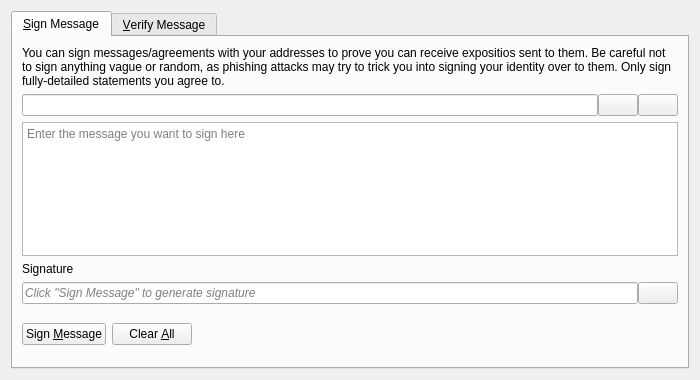
<?xml version="1.0" encoding="UTF-8"?>
<ui version="4.0">
 <class>SignVerifyMessageDialog</class>
 <widget class="QDialog" name="SignVerifyMessageDialog">
  <property name="geometry">
   <rect>
    <x>0</x>
    <y>0</y>
    <width>700</width>
    <height>380</height>
   </rect>
  </property>
  <property name="windowTitle">
   <string>Signatures - Sign / Verify a Message</string>
  </property>
  <property name="modal">
   <bool>true</bool>
  </property>
  <layout class="QVBoxLayout" name="verticalLayout">
   <item>
    <widget class="QTabWidget" name="tabWidget">
     <property name="currentIndex">
      <number>0</number>
     </property>
     <widget class="QWidget" name="tabSignMessage">
      <attribute name="title">
       <string>&amp;Sign Message</string>
      </attribute>
      <layout class="QVBoxLayout" name="verticalLayout_SM">
       <item>
        <widget class="QLabel" name="infoLabel_SM">
         <property name="text">
          <string>You can sign messages/agreements with your addresses to prove you can receive expositios sent to them. Be careful not to sign anything vague or random, as phishing attacks may try to trick you into signing your identity over to them. Only sign fully-detailed statements you agree to.</string>
         </property>
         <property name="textFormat">
          <enum>Qt::PlainText</enum>
         </property>
         <property name="wordWrap">
          <bool>true</bool>
         </property>
        </widget>
       </item>
       <item>
        <layout class="QHBoxLayout" name="horizontalLayout_1_SM">
         <property name="spacing">
          <number>0</number>
         </property>
         <item>
          <widget class="QValidatedLineEdit" name="addressIn_SM">
           <property name="toolTip">
            <string>The Expositio address to sign the message with</string>
           </property>
          </widget>
         </item>
         <item>
          <widget class="QPushButton" name="addressBookButton_SM">
           <property name="toolTip">
            <string>Choose previously used address</string>
           </property>
           <property name="text">
            <string/>
           </property>
           <property name="icon">
            <iconset resource="../expositio.qrc">
             <normaloff>:/icons/address-book</normaloff>:/icons/address-book</iconset>
           </property>
           <property name="shortcut">
            <string>Alt+A</string>
           </property>
           <property name="autoDefault">
            <bool>false</bool>
           </property>
          </widget>
         </item>
         <item>
          <widget class="QPushButton" name="pasteButton_SM">
           <property name="toolTip">
            <string>Paste address from clipboard</string>
           </property>
           <property name="text">
            <string/>
           </property>
           <property name="icon">
            <iconset resource="../expositio.qrc">
             <normaloff>:/icons/editpaste</normaloff>:/icons/editpaste</iconset>
           </property>
           <property name="shortcut">
            <string>Alt+P</string>
           </property>
           <property name="autoDefault">
            <bool>false</bool>
           </property>
          </widget>
         </item>
        </layout>
       </item>
       <item>
        <widget class="QPlainTextEdit" name="messageIn_SM">
         <property name="toolTip">
          <string>Enter the message you want to sign here</string>
         </property>
         <property name="placeholderText">
          <string>Enter the message you want to sign here</string>
         </property>
        </widget>
       </item>
       <item>
        <widget class="QLabel" name="signatureLabel_SM">
         <property name="text">
          <string>Signature</string>
         </property>
         <property name="textFormat">
          <enum>Qt::PlainText</enum>
         </property>
        </widget>
       </item>
       <item>
        <layout class="QHBoxLayout" name="horizontalLayout_2_SM">
         <property name="spacing">
          <number>0</number>
         </property>
         <item>
          <widget class="QLineEdit" name="signatureOut_SM">
           <property name="placeholderText">
            <string>Click "Sign Message" to generate signature</string>
           </property>
           <property name="font">
            <font>
             <italic>true</italic>
            </font>
           </property>
           <property name="readOnly">
            <bool>true</bool>
           </property>
          </widget>
         </item>
         <item>
          <widget class="QPushButton" name="copySignatureButton_SM">
           <property name="toolTip">
            <string>Copy the current signature to the system clipboard</string>
           </property>
           <property name="text">
            <string/>
           </property>
           <property name="icon">
            <iconset resource="../expositio.qrc">
             <normaloff>:/icons/editcopy</normaloff>:/icons/editcopy</iconset>
           </property>
           <property name="autoDefault">
            <bool>false</bool>
           </property>
          </widget>
         </item>
        </layout>
       </item>
       <item>
        <layout class="QHBoxLayout" name="horizontalLayout_3_SM">
         <item>
          <widget class="QPushButton" name="signMessageButton_SM">
           <property name="toolTip">
            <string>Sign the message to prove you own this Expositio address</string>
           </property>
           <property name="text">
            <string>Sign &amp;Message</string>
           </property>
           <property name="icon">
            <iconset resource="../expositio.qrc">
             <normaloff>:/icons/edit</normaloff>:/icons/edit</iconset>
           </property>
           <property name="autoDefault">
            <bool>false</bool>
           </property>
          </widget>
         </item>
         <item>
          <widget class="QPushButton" name="clearButton_SM">
           <property name="toolTip">
            <string>Reset all sign message fields</string>
           </property>
           <property name="text">
            <string>Clear &amp;All</string>
           </property>
           <property name="icon">
            <iconset resource="../expositio.qrc">
             <normaloff>:/icons/remove</normaloff>:/icons/remove</iconset>
           </property>
           <property name="autoDefault">
            <bool>false</bool>
           </property>
          </widget>
         </item>
         <item>
          <spacer name="horizontalSpacer_1_SM">
           <property name="orientation">
            <enum>Qt::Horizontal</enum>
           </property>
           <property name="sizeHint" stdset="0">
            <size>
             <width>40</width>
             <height>48</height>
            </size>
           </property>
          </spacer>
         </item>
         <item>
          <widget class="QLabel" name="statusLabel_SM">
           <property name="font">
            <font>
             <weight>75</weight>
             <bold>true</bold>
            </font>
           </property>
           <property name="text">
            <string/>
           </property>
           <property name="wordWrap">
            <bool>true</bool>
           </property>
          </widget>
         </item>
         <item>
          <spacer name="horizontalSpacer_2_SM">
           <property name="orientation">
            <enum>Qt::Horizontal</enum>
           </property>
           <property name="sizeHint" stdset="0">
            <size>
             <width>40</width>
             <height>48</height>
            </size>
           </property>
          </spacer>
         </item>
        </layout>
       </item>
      </layout>
     </widget>
     <widget class="QWidget" name="tabVerifyMessage">
      <attribute name="title">
       <string>&amp;Verify Message</string>
      </attribute>
      <layout class="QVBoxLayout" name="verticalLayout_VM">
       <item>
        <widget class="QLabel" name="infoLabel_VM">
         <property name="text">
          <string>Enter the receiver's address, message (ensure you copy line breaks, spaces, tabs, etc. exactly) and signature below to verify the message. Be careful not to read more into the signature than what is in the signed message itself, to avoid being tricked by a man-in-the-middle attack. Note that this only proves the signing party receives with the address, it cannot prove sendership of any transaction!</string>
         </property>
         <property name="textFormat">
          <enum>Qt::PlainText</enum>
         </property>
         <property name="alignment">
          <set>Qt::AlignLeading|Qt::AlignLeft|Qt::AlignTop</set>
         </property>
         <property name="wordWrap">
          <bool>true</bool>
         </property>
        </widget>
       </item>
       <item>
        <layout class="QHBoxLayout" name="horizontalLayout_1_VM">
         <property name="spacing">
          <number>0</number>
         </property>
         <item>
          <widget class="QValidatedLineEdit" name="addressIn_VM">
           <property name="toolTip">
            <string>The Expositio address the message was signed with</string>
           </property>
          </widget>
         </item>
         <item>
          <widget class="QPushButton" name="addressBookButton_VM">
           <property name="toolTip">
            <string>Choose previously used address</string>
           </property>
           <property name="text">
            <string/>
           </property>
           <property name="icon">
            <iconset resource="../expositio.qrc">
             <normaloff>:/icons/address-book</normaloff>:/icons/address-book</iconset>
           </property>
           <property name="shortcut">
            <string>Alt+A</string>
           </property>
           <property name="autoDefault">
            <bool>false</bool>
           </property>
          </widget>
         </item>
        </layout>
       </item>
       <item>
        <widget class="QPlainTextEdit" name="messageIn_VM">
          <property name="toolTip">
            <string>The signed message to verify</string>
          </property>
          <property name="placeholderText">
            <string>The signed message to verify</string>
          </property>
        </widget>
       </item>
       <item>
        <widget class="QValidatedLineEdit" name="signatureIn_VM">
          <property name="toolTip">
            <string>The signature given when the message was signed</string>
          </property>
          <property name="placeholderText">
            <string>The signature given when the message was signed</string>
          </property>
        </widget>
       </item>
       <item>
        <layout class="QHBoxLayout" name="horizontalLayout_2_VM">
         <item>
          <widget class="QPushButton" name="verifyMessageButton_VM">
           <property name="toolTip">
            <string>Verify the message to ensure it was signed with the specified Expositio address</string>
           </property>
           <property name="text">
            <string>Verify &amp;Message</string>
           </property>
           <property name="icon">
            <iconset resource="../expositio.qrc">
             <normaloff>:/icons/transaction_0</normaloff>:/icons/transaction_0</iconset>
           </property>
           <property name="autoDefault">
            <bool>false</bool>
           </property>
          </widget>
         </item>
         <item>
          <widget class="QPushButton" name="clearButton_VM">
           <property name="toolTip">
            <string>Reset all verify message fields</string>
           </property>
           <property name="text">
            <string>Clear &amp;All</string>
           </property>
           <property name="icon">
            <iconset resource="../expositio.qrc">
             <normaloff>:/icons/remove</normaloff>:/icons/remove</iconset>
           </property>
           <property name="autoDefault">
            <bool>false</bool>
           </property>
          </widget>
         </item>
         <item>
          <spacer name="horizontalSpacer_1_VM">
           <property name="orientation">
            <enum>Qt::Horizontal</enum>
           </property>
           <property name="sizeHint" stdset="0">
            <size>
             <width>40</width>
             <height>48</height>
            </size>
           </property>
          </spacer>
         </item>
         <item>
          <widget class="QLabel" name="statusLabel_VM">
           <property name="font">
            <font>
             <weight>75</weight>
             <bold>true</bold>
            </font>
           </property>
           <property name="text">
            <string/>
           </property>
           <property name="wordWrap">
            <bool>true</bool>
           </property>
          </widget>
         </item>
         <item>
          <spacer name="horizontalSpacer_2_VM">
           <property name="orientation">
            <enum>Qt::Horizontal</enum>
           </property>
           <property name="sizeHint" stdset="0">
            <size>
             <width>40</width>
             <height>48</height>
            </size>
           </property>
          </spacer>
         </item>
        </layout>
       </item>
      </layout>
     </widget>
    </widget>
   </item>
  </layout>
 </widget>
 <customwidgets>
  <customwidget>
   <class>QValidatedLineEdit</class>
   <extends>QLineEdit</extends>
   <header>qt/qvalidatedlineedit.h</header>
  </customwidget>
 </customwidgets>
 <resources>
  <include location="../expositio.qrc"/>
 </resources>
 <connections/>
</ui>
